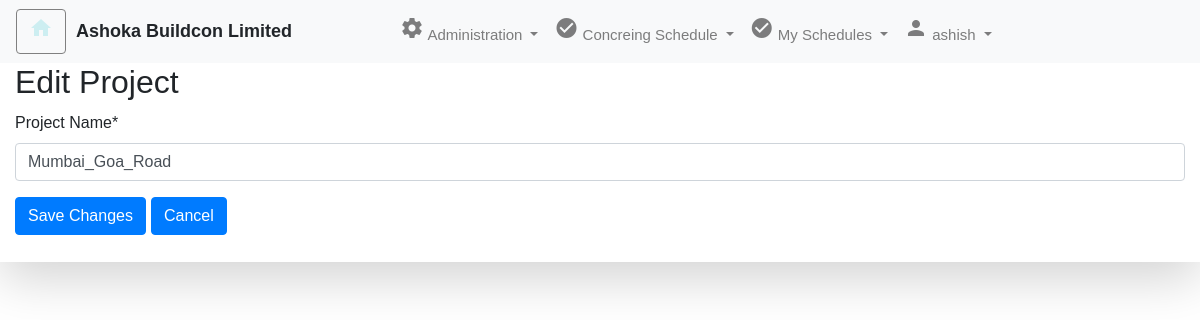
Screenshot of /edit_project/1/ (signed in) with the database file from the repository.
### curingapp/models.py (models this page shows, shortened)
class CustomUser(AbstractUser):
     User_ID = models.AutoField(primary_key=True)
     username = models.CharField(max_length=100,unique=True)
     Email=models.CharField(max_length=50)
     Contact_no= models.CharField(max_length=15)
     Project=models.ForeignKey(Project_Master, on_delete=models.CASCADE)
     Site=models.ForeignKey(Site_Master, on_delete=models.CASCADE)
     is_user = models.BooleanField(default=False)
     is_Administrator = models.BooleanField(default=False)

class Project_Master(models.Model):
    Project_ID = models.AutoField(primary_key=True)
    Project_Name = models.CharField(max_length=100)

### curingapp/views.py (the view)
# urls.py: path('edit_project/<int:project_id>/', views.edit_project, name='edit_project'),
def edit_project(request, project_id):
    project = get_object_or_404(Project_Master, Project_ID=project_id)
    if request.method == 'POST':
        form = ProjectForm(request.POST, instance=project)
        if form.is_valid():
            form.save()
            messages.success(request, 'Project updated successfully.')
            return redirect('home')  # Redirect to the home page after successful project edit
    else:
        form = ProjectForm(instance=project)
    variables = {
        'page_title': 'Edit Project',
        'username': request.user.get_full_name(),
        'isActive': request.user.is_authenticated,
        'isSuperUser': request.user.is_superuser,
        'app_title': 'Document Inbox',
        'isForm': True,
        'isHomePage': False,  # Set to False because this is not the home page
        'customer_name': 'Ashoka Buildcon Limited',
        'form': form,
        'project_id': project_id,  # Pass the project_id to the template
    }
    return render(request, 'curingapp/edit_project.html', variables)

### curingapp/forms.py
class ProjectForm(forms.ModelForm):
    class Meta:
        model = Project_Master
        fields = ['Project_Name']

### curingapp/templates/curingapp/edit_project.html (shortened to what this page needs)
{% extends "curingapp/base.html" %}
{% load crispy_forms_tags %}
{% block formcontent %}
<h2>Edit Project</h2>
<form method="post">
  {{ form|crispy }}
  <div class="d-inline">
    <button type="submit" class="btn btn-primary">Save Changes</button>
    <a href="{% url 'home' %}" class="btn btn-primary">Cancel</a>
  </div>
</form>
{% endblock %}

### curingapp/templates/curingapp/base.html (shortened to what this page needs)
{% load static %}
<!DOCTYPE html>
<html>
<head>
    <link rel="stylesheet" href="https://maxcdn.bootstrapcdn.com/bootstrap/4.5.2/css/bootstrap.min.css">
    <link rel="stylesheet" href="{% static 'curingapp/css/styles.css' %}" type="text/css">
    <link rel="stylesheet" href="{% static 'curingapp/css/custom.css' %}" type="text/css">
</head>
<body>
    {% if isActive %}
    <nav class="navbar navbar-expand-md navbar-light bg-light">
        <div class="float-right" id="usercmds">
            <a class="btn glyphicon glyphicon-home" href="{% url 'home' %}" title="Home">
                <i class="material-icons">home</i> </a>
        </div>
        <span style="margin-left:10px;margin-right:100px;" class="companyname"><b>{{ customer_name }}</b></span>
        <div class="collapse navbar-collapse" id="collapse_target">
            <ul class="navbar-nav">
                <li class="nav-item dropdown">
                    <a class="nav-link dropdown-toggle" data-toggle="dropdown" dropdown_target="dropdown_target"
                        href="#">
                        <i class="material-icons">settings</i> Administration
                    </a>
                </li>
                <li class="nav-item dropdown">
                    <a class="nav-link dropdown-toggle" data-toggle="dropdown" dropdown_target="dropdown_target"
                        href="#">
                        <i class="material-icons">check_circle</i> Concreing Schedule
                    </a>
                </li>
                <li class="nav-item dropdown">
                    <a class="nav-link dropdown-toggle" data-toggle="dropdown" dropdown_target="dropdown_target"
                        href="#">
                        <i class="material-icons">check_circle</i> My Schedules
                    </a>
                </li>
                <ul class="navbar-nav ml-auto">
                    <li class="nav-item dropdown">
                        <a class="nav-link dropdown-toggle" data-toggle="dropdown" dropdown_target="dropdown_target"
                            href="#">
                            <i class="material-icons">person</i>
                            {{request.user.username}}
                        </a>
                    </li>
                </ul>
        </div>
    </nav>
    <div class="shadow-lg container-fluid">
        {% block formcontent %}
        {% endblock %}
        <br>
    </div>
    {% else %}
    {% block content %}
    {% endblock %}
    {% endif %}
</body>
</html>

### curingapp/static/checkapp/css/styles.css (style rules this page uses)
#usercmds a { border: thin gray solid; font-size: 15px; color: #cdeef1; float: right; }
.navbar-nav { font-size: 15px; }

### curingapp/templates/curingapp/base.html (style rules this page uses)
input { font-size: medium !important; }
button { font-size: medium !important; }
label { font-size: medium !important; }
#usercmds a { border: thin gray solid; font-size: 15px; color: #cdeef1; float: right; }
.navbar-nav { font-size: 15px; }
body { font-family: Arial, sans-serif; font-size: 18px; }

### rows the page displays
CustomUser: user.username "ashish"
Project_Master: Project_Name "Mumbai_Goa_Road"

### other values shown
{{ customer_name }} "Ashoka Buildcon Limited"
